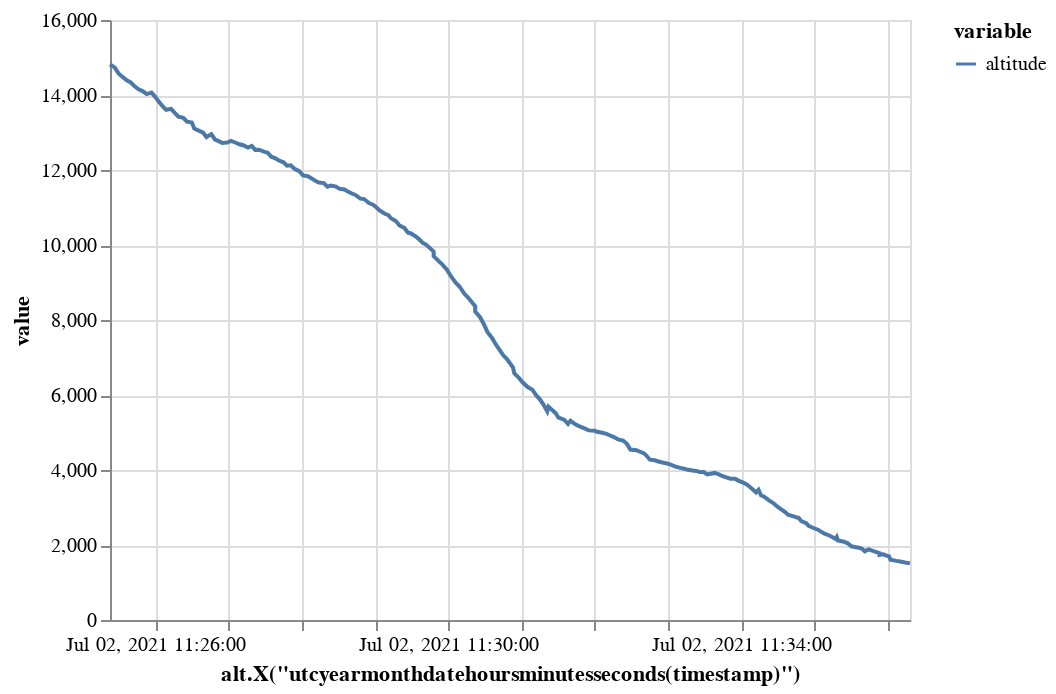

Notebook cell for this chart:
### Code cell
traffic[1].chart("altitude").encode()

### Figure 1 — Vega-Lite specification as saved in the notebook (floating-point values rounded to 4 significant figures; data arrays with more than 128 entries replaced by an {"elided": "..."} marker saying what was removed)
{"config": {"view": {"continuousWidth": 400, "continuousHeight": 300}}, "data": {"name": "data-5a697fc2971354915663fefb22ea6c87"}, "mark": "line", "encoding": {"color": {"type": "nominal", "field": "variable"}, "x": {"type": "temporal", "field": "timestamp", "timeUnit": "utcyearmonthdatehoursminutesseconds", "title": "alt.X(\"utcyearmonthdatehoursminutesseconds(timestamp)\")"}, "y": {"type": "quantitative", "field": "value"}}, "transform": [{"fold": ["altitude"], "as": ["variable", "value"]}], "$schema": "https://vega.github.io/schema/vega-lite/v4.8.1.json", "datasets": {"data-5a697fc2971354915663fefb22ea6c87": {"elided": "200 records"}}}
